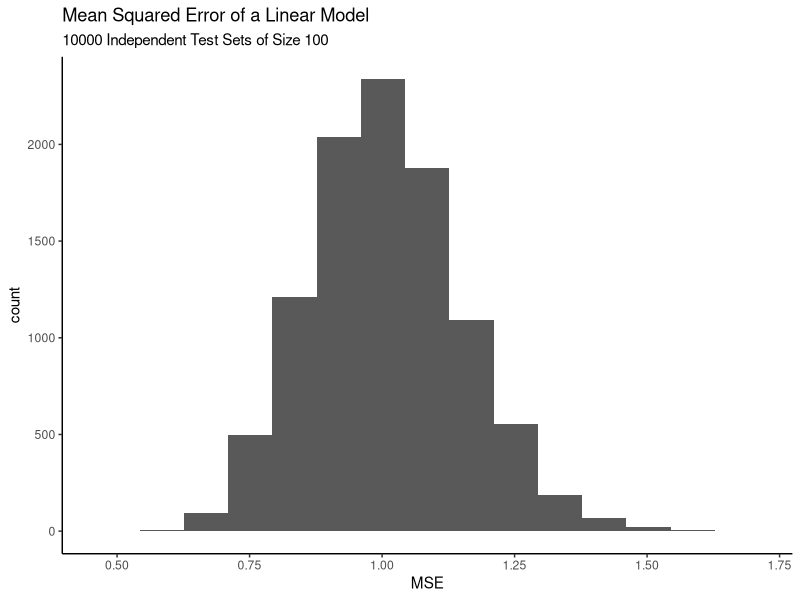

The R script that drew this image:
## ---- chunk 1
library(tidyverse)
## ---- chunk 2
# reset seed
set.seed(100)

# number of samples
n = 100
# create x values in training set
x = runif(n, 0,15)
# set true coefficients
beta0_true = 2.
beta1_true = -1.5
# set noise parameters
eps = 1.
# create y values in training set
y = beta0_true + beta1_true*x + eps * rnorm(length(x))
train.df= tibble("x"=x, "y"=y)

# train the linear model on the fixed training set, this is the \hat{f}
lm.fit=lm(y~x, train.df)

# testing error
n_tests = 10^4 # number of independent testing sets to generate
MSE = numeric(n_tests) # preallocate storage for the errros
for(j in 1:n_tests){
  # each of these data sets is of size n, and we generate n_tests of them
  x = runif(n,0,15)
  y = beta0_true + beta1_true*x + eps * rnorm(length(x))
  test.df <- tibble("x"=x, "y"=y)
  # MSE from the j-th testing set trial
  MSE[j]=mean((predict(lm.fit,test.df) -test.df$y)^2)
}

# histogram the errors
MSE.df=tibble("MSE"=MSE)

MSE.plt=ggplot(MSE.df) + geom_histogram(aes(x=MSE),bins = 15) +
  ggtitle("Mean Squared Error of a Linear Model",
          subtitle = sprintf("%d Independent Test Sets of Size %d", n_tests, n)) +
  theme_classic()
print(MSE.plt)

